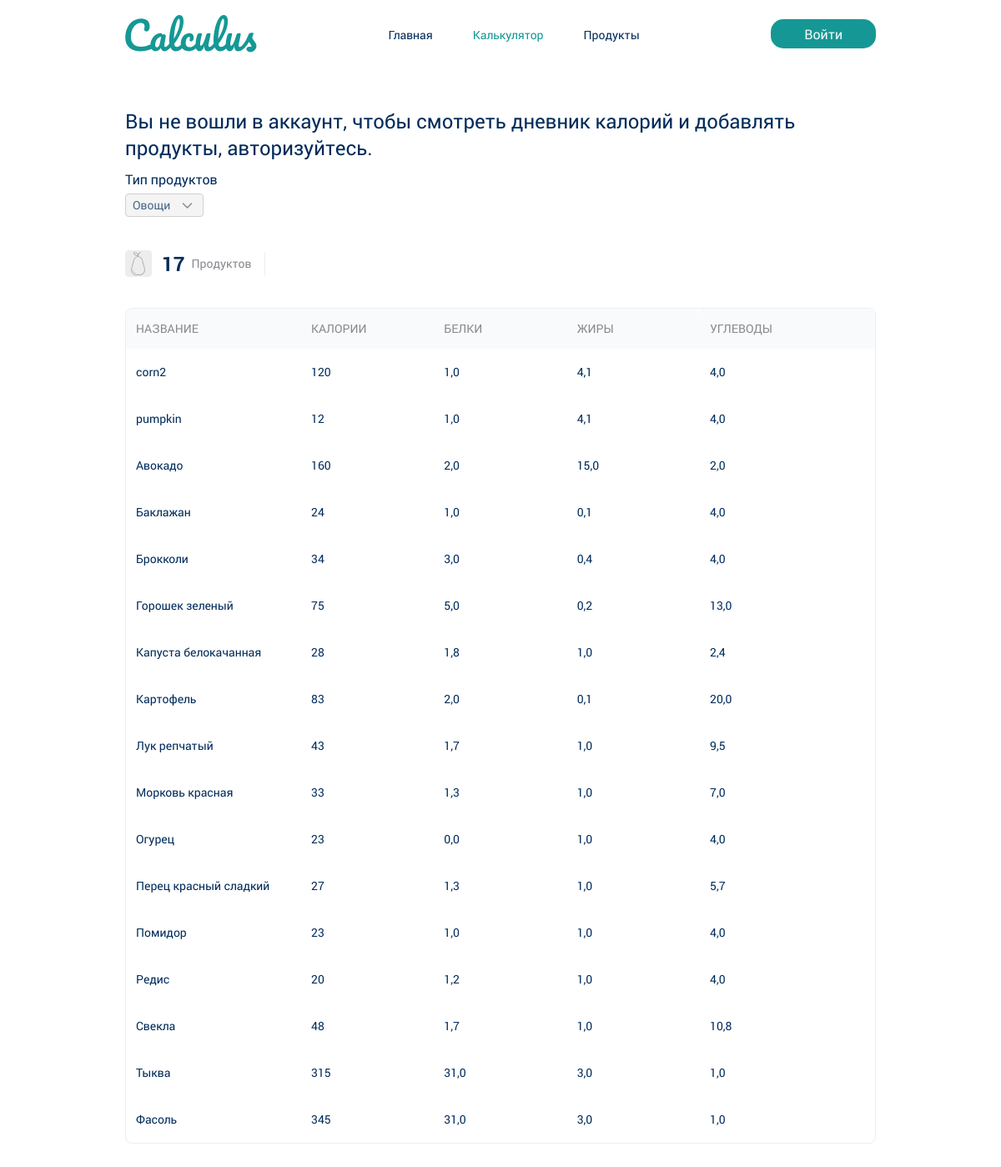
Page /calc/ on the earlier database version.
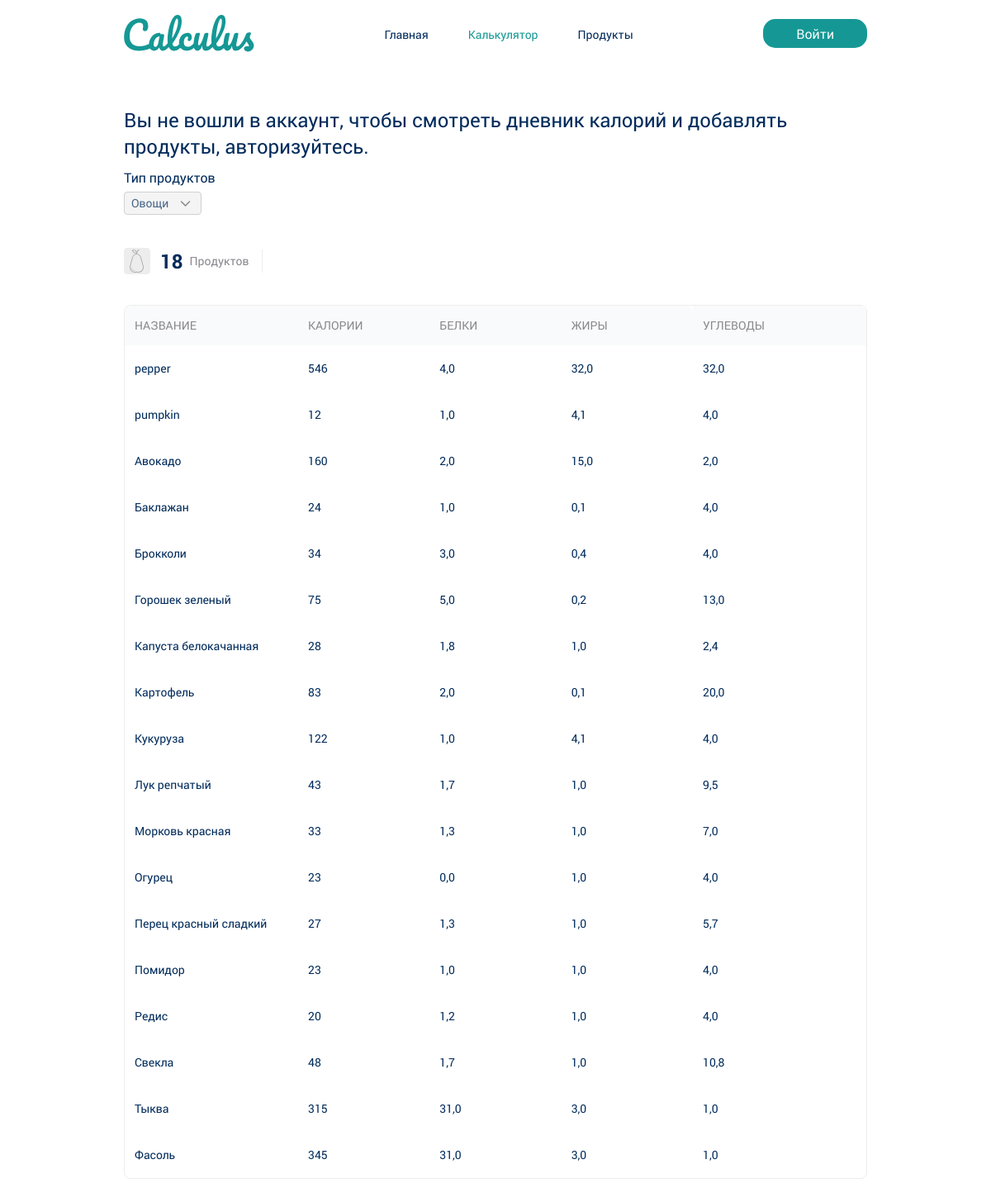
Same page on the later database version.
### main/models.py (models this page shows, shortened)
class Vegetable(models.Model):
    name = models.CharField(max_length=200, verbose_name='Название')
    calories = models.IntegerField(verbose_name='Калории')
    proteins = models.FloatField(verbose_name='Белки')
    fats = models.FloatField(verbose_name='Жиры')
    carbohydrates = models.FloatField(verbose_name='Углеводы')
    history = HistoricalRecords()
    class Meta:
        verbose_name = 'Овощ'
        verbose_name_plural = 'Овощи'
        ordering = ['name']

### main/views.py (the view, shortened to what this page needs)
# urls.py: path('calc/', calculator, name='calculator'),
@ensure_csrf_cookie
def calculator(request):
    if request.method == 'POST':
        body = json.loads(request.body)
        product_id = body.get('product_id', None)
        product_table = body.get('product_table', None)
        if product_id and product_table:
            result = add_product_to_table(request, product_table, product_id)
            return JsonResponse(result)
        return JsonResponse({'status': 'fail'})
    else:
        vegetables = Vegetable.objects.all()
        context = get_context_data(title="Калькулятор", active_url='calculator', products_list=vegetables)
    return render(request, 'main/calc.html', context)

### main/utils.py (called while the page is built)
def get_context_data(**kwargs):
    context = kwargs
    context['menu'] = menu
    return context

### main/templates/main/calc.html (shortened to what the changed rows need)
{% extends 'main/base.html' %}
{% load static %}
{% block content %}
<main>
    {% if user.is_authenticated %}
        <section class="products">
            <div class='container'>
                <h1 class="products__title">Дневник КБЖУ, которые вы сегодня получили:</h1>
                <div class="products__amount">
                    <div class="products__amount-img"><img src="{% static 'main/img/fruit.svg' %}" alt=""></div>
                    <div class="products__amount-num">{{ products_list_len }}</div>
                    <div class="products__amount-name">Продуктов</div>
                </div>
                <table class="products__table">
                    <thead class="products__table-head">
                        <tr class="products__table-row">
                            <th class="products__table-header">Название</th>
                            <th class="products__table-header">Калории</th>
                            <th class="products__table-header">Белки</th>
                            <th class="products__table-header">Жиры</th>
                            <th class="products__table-header">Углеводы</th>
                        </tr>
                    </thead>
                    <tbody class="products__table-body">
                        {% for item in products_list %}
                            <tr id="{{ item.0 }}" class="products__table-row">
                                <td class="products__table-cell">{{ item.1.name }}</td>
                                <td class="products__table-cell">{{ item.1.calories }}</td>
                                <td class="products__table-cell">{{ item.1.proteins }}</td>
                                <td class="products__table-cell">{{ item.1.fats }}</td>
                                <td class="products__table-cell"><div class="products__table-flex-container">{{ item.1.carbohydrates }}<button class="products__table-btn remove-btn">Убрать из дневника</button></div></td>
                            </tr>
                        {% endfor %}
                    </tbody>
                    <tfoot>
                        <tr class="products__table-row">
                            <td class="products__table-cell">Итого</td>
                            <td class="products__table-cell">{{ total.calories }}</td>
                            <td class="products__table-cell">{{ total.proteins }}</td>
                            <td class="products__table-cell">{{ total.fats }}</td>
                            <td class="products__table-cell">{{ total.carbohydrates }}</td>
                        </tr>
                        <tr class="products__table-row">
                            <td class="products__table-cell">Ваша норма</td>
                            <td class="products__table-cell">{{ cpfc.cals }}</td>
                            <td class="products__table-cell">{{ cpfc.proteins }}</td>
                            <td class="products__table-cell">{{ cpfc.fats }}</td>
                            <td class="products__table-cell">{{ cpfc.crbs }}</td>
                        </tr>
                    </tfoot>
                </table>
            </div>
        </section>
        <section class="products">
            <div class="container">
                <h1 class="products__title">Добавить продукт в дневник:</h1>
                <div class="products__select-group">
                    <div class="products__select-item">
                        <label class="products__label" for="products__select">Тип продуктов</label>
                        <div class="products__select">
                            <select id="products__select">
                                <option value="vegs">Овощи</option>
                                <option value="fruits">Фрукты</option>
                                <option value="grains">Крупы</option>
                                <option value="meat">Мясо</option>
                            </select>
                            <span class="focus"></span>
                        </div>
                    </div>
                </div>
                <div class="products__amount">
                    <div class="products__amount-img"><img src="{% static 'main/img/fruit.svg' %}" alt=""></div>
                    <div class="products__amount-num">{{ products_list2.count }}</div>
                    <div class="products__amount-name">Продуктов</div>
                </div>
                <table class="products__table">
                    <thead class="products__table-head">
                        <tr class="products__table-row">
                            <th class="products__table-header">Название</th>
                            <th class="products__table-header">Калории</th>
                            <th class="products__table-header">Белки</th>
                            <th class="products__table-header">Жиры</th>
                            <th class="products__table-header">Углеводы</th>
                        </tr>
                    </thead>
                    <tbody id="vegetables" class="products__table-body">
                        {% for item in products_list2 %}
                            <tr id="{{ item.id }}" class="products__table-row">
                                <td class="products__table-cell">{{ item.name }}</td>
                                <td class="products__table-cell">{{ item.calories }}</td>
                                <td class="products__table-cell">{{ item.proteins }}</td>
                                <td class="products__table-cell">{{ item.fats }}</td>
                                <td class="products__table-cell"><div class="products__table-flex-container">{{ item.carbohydrates }}<button class="products__table-btn add-btn">Добавить в дневник</button></div></td>
                            </tr>
                        {% endfor %}
                    </tbody>
                </table>
            </div>
        </section>
    {% else %}
        <section class="products">
            <div class="container">
                <h1 class="products__title">Вы не вошли в аккаунт, чтобы смотреть дневник калорий и добавлять продукты, авторизуйтесь.</h1>
                <div class="products__select-group">
                    <div class="products__select-item">
                        <label class="products__label" for="products__select">Тип продуктов</label>
                        <div class="products__select">
                            <select id="products__select" disabled>
                                <option value="option_1">Овощи</option>
                            </select>
                        </div>
                    </div>
                </div>
                <div class="products__amount">
                    <div class="products__amount-img"><img src="{% static 'main/img/fruit.svg' %}" alt=""></div>
                    <div class="products__amount-num">{{ products_list.count }}</div>
                    <div class="products__amount-name">Продуктов</div>
                </div>
                <table class="products__table">
                    <thead class="products__table-head">
                        <tr class="products__table-row">
                            <th class="products__table-header">Название</th>
                            <th class="products__table-header">Калории</th>
                            <th class="products__table-header">Белки</th>
                            <th class="products__table-header">Жиры</th>
                            <th class="products__table-header">Углеводы</th>
                        </tr>
                    </thead>
                    <tbody class="products__table-body">
                        {% for item in products_list %}
                            <tr class="products__table-row">
                                <td class="products__table-cell">{{ item.name }}</td>
                                <td class="products__table-cell">{{ item.calories }}</td>
                                <td class="products__table-cell">{{ item.proteins }}</td>
                                <td class="products__table-cell">{{ item.fats }}</td>
                                <td class="products__table-cell"><div class="products__table-flex-container">{{ item.carbohydrates }}</div></td>
                            </tr>
                        {% endfor %}
                    </tbody>
                </table>
            </div>
        </section>
    {% endif %}
</main>
{% endblock %}

Differences in the rows shown:
added Vegetable: name "pepper", calories "546", proteins "4,0", fats "32,0", carbohydrates "32,0"
changed Vegetable: name "corn2" → "Кукуруза"; calories "120" → "122"; moves down the list
Other differences:
{{ products_list.count }}: "17" → "18"
